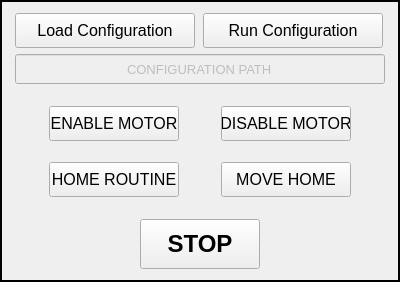
       <widget class="QFrame" name="frame_MaunalControl">
        <property name="sizePolicy">
         <sizepolicy hsizetype="Fixed" vsizetype="Fixed">
          <horstretch>0</horstretch>
          <verstretch>0</verstretch>
         </sizepolicy>
        </property>
        <property name="minimumSize">
         <size>
          <width>400</width>
          <height>280</height>
         </size>
        </property>
        <property name="maximumSize">
         <size>
          <width>400</width>
          <height>300</height>
         </size>
        </property>
        <property name="frameShape">
         <enum>QFrame::Box</enum>
        </property>
        <property name="frameShadow">
         <enum>QFrame::Plain</enum>
        </property>
        <property name="lineWidth">
         <number>2</number>
        </property>
        <layout class="QVBoxLayout" name="verticalLayout_5">
         <item>
          <layout class="QHBoxLayout" name="horizontalLayout_4">
           <item>
            <widget class="QPushButton" name="pushButton_LoadAutomatedProfile">
             <property name="sizePolicy">
              <sizepolicy hsizetype="Fixed" vsizetype="Fixed">
               <horstretch>0</horstretch>
               <verstretch>0</verstretch>
              </sizepolicy>
             </property>
             <property name="minimumSize">
              <size>
               <width>180</width>
               <height>35</height>
              </size>
             </property>
             <property name="maximumSize">
              <size>
               <width>16777215</width>
               <height>35</height>
              </size>
             </property>
             <property name="font">
              <font>
               <pointsize>12</pointsize>
              </font>
             </property>
             <property name="toolTip">
              <string extracomment="Run an explicit profile with no autonomous checks."/>
             </property>
             <property name="text">
              <string>Load Configuration</string>
             </property>
            </widget>
           </item>
           <item>
            <widget class="QPushButton" name="pushButton_RunAutomatedProfile">
             <property name="sizePolicy">
              <sizepolicy hsizetype="Fixed" vsizetype="Fixed">
               <horstretch>0</horstretch>
               <verstretch>0</verstretch>
              </sizepolicy>
             </property>
             <property name="minimumSize">
              <size>
               <width>180</width>
               <height>35</height>
              </size>
             </property>
             <property name="maximumSize">
              <size>
               <width>16777215</width>
               <height>35</height>
              </size>
             </property>
             <property name="font">
              <font>
               <pointsize>12</pointsize>
               <weight>50</weight>
               <bold>false</bold>
              </font>
             </property>
             <property name="toolTip">
              <string>&lt;html&gt;&lt;head/&gt;&lt;body&gt;&lt;p align=&quot;center&quot;&gt;&lt;span style=&quot; font-size:10pt;&quot;&gt;Execute a profile while performing appropriate setup checks autonomously.&lt;br/&gt;&lt;/span&gt;&lt;/p&gt;&lt;/body&gt;&lt;/html&gt;</string>
             </property>
             <property name="toolTipDuration">
              <number>-1</number>
             </property>
             <property name="whatsThis">
              <string>&lt;html&gt;&lt;head/&gt;&lt;body&gt;&lt;p&gt;What does this actually do?&lt;/p&gt;&lt;/body&gt;&lt;/html&gt;</string>
             </property>
             <property name="text">
              <string>Run Configuration</string>
             </property>
            </widget>
           </item>
          </layout>
         </item>
         <item>
          <layout class="QHBoxLayout" name="horizontalLayout_11">
           <item>
            <spacer name="horizontalSpacer_16">
             <property name="orientation">
              <enum>Qt::Horizontal</enum>
             </property>
             <property name="sizeHint" stdset="0">
              <size>
               <width>5</width>
               <height>20</height>
              </size>
             </property>
            </spacer>
           </item>
           <item>
            <widget class="QLineEdit" name="lineEdit_ConfigurationPath">
             <property name="enabled">
              <bool>false</bool>
             </property>
             <property name="sizePolicy">
              <sizepolicy hsizetype="Fixed" vsizetype="Fixed">
               <horstretch>0</horstretch>
               <verstretch>0</verstretch>
              </sizepolicy>
             </property>
             <property name="minimumSize">
              <size>
               <width>370</width>
               <height>30</height>
              </size>
             </property>
             <property name="maximumSize">
              <size>
               <width>370</width>
               <height>30</height>
              </size>
             </property>
             <property name="font">
              <font>
               <pointsize>10</pointsize>
              </font>
             </property>
             <property name="toolTip">
              <string extracomment="Number associated with the part and accompanying logging directory."/>
             </property>
             <property name="statusTip">
              <string extracomment="Number associated with the part and accompanying logging directory."/>
             </property>
             <property name="text">
              <string>CONFIGURATION PATH</string>
             </property>
             <property name="alignment">
              <set>Qt::AlignCenter</set>
             </property>
             <property name="readOnly">
              <bool>true</bool>
             </property>
            </widget>
           </item>
           <item>
            <spacer name="horizontalSpacer_15">
             <property name="orientation">
              <enum>Qt::Horizontal</enum>
             </property>
             <property name="sizeHint" stdset="0">
              <size>
               <width>5</width>
               <height>20</height>
              </size>
             </property>
            </spacer>
           </item>
          </layout>
         </item>
         <item>
          <spacer name="verticalSpacer_6">
           <property name="orientation">
            <enum>Qt::Vertical</enum>
           </property>
           <property name="sizeHint" stdset="0">
            <size>
             <width>20</width>
             <height>16</height>
            </size>
           </property>
          </spacer>
         </item>
         <item>
          <layout class="QHBoxLayout" name="horizontalLayout">
           <item>
            <widget class="QPushButton" name="pushButton_MotorEnable">
             <property name="sizePolicy">
              <sizepolicy hsizetype="Fixed" vsizetype="Fixed">
               <horstretch>0</horstretch>
               <verstretch>0</verstretch>
              </sizepolicy>
             </property>
             <property name="minimumSize">
              <size>
               <width>130</width>
               <height>35</height>
              </size>
             </property>
             <property name="maximumSize">
              <size>
               <width>130</width>
               <height>35</height>
              </size>
             </property>
             <property name="font">
              <font>
               <pointsize>12</pointsize>
              </font>
             </property>
             <property name="text">
              <string>ENABLE MOTOR</string>
             </property>
            </widget>
           </item>
           <item>
            <widget class="QPushButton" name="pushButton_MotorDisable">
             <property name="sizePolicy">
              <sizepolicy hsizetype="Fixed" vsizetype="Fixed">
               <horstretch>0</horstretch>
               <verstretch>0</verstretch>
              </sizepolicy>
             </property>
             <property name="minimumSize">
              <size>
               <width>130</width>
               <height>35</height>
              </size>
             </property>
             <property name="maximumSize">
              <size>
               <width>130</width>
               <height>35</height>
              </size>
             </property>
             <property name="font">
              <font>
               <pointsize>12</pointsize>
              </font>
             </property>
             <property name="text">
              <string>DISABLE MOTOR</string>
             </property>
            </widget>
           </item>
          </layout>
         </item>
         <item>
          <spacer name="verticalSpacer_4">
           <property name="orientation">
            <enum>Qt::Vertical</enum>
           </property>
           <property name="sizeHint" stdset="0">
            <size>
             <width>20</width>
             <height>15</height>
            </size>
           </property>
          </spacer>
         </item>
         <item>
          <layout class="QHBoxLayout" name="horizontalLayout_2">
           <item>
            <widget class="QPushButton" name="pushButton_HomeRoutine">
             <property name="sizePolicy">
              <sizepolicy hsizetype="Fixed" vsizetype="Fixed">
               <horstretch>0</horstretch>
               <verstretch>0</verstretch>
              </sizepolicy>
             </property>
             <property name="minimumSize">
              <size>
               <width>130</width>
               <height>35</height>
              </size>
             </property>
             <property name="maximumSize">
              <size>
               <width>130</width>
               <height>35</height>
              </size>
             </property>
             <property name="font">
              <font>
               <pointsize>12</pointsize>
              </font>
             </property>
             <property name="text">
              <string>HOME ROUTINE</string>
             </property>
            </widget>
           </item>
           <item>
            <widget class="QPushButton" name="pushButton_MoveHome">
             <property name="sizePolicy">
              <sizepolicy hsizetype="Fixed" vsizetype="Fixed">
               <horstretch>0</horstretch>
               <verstretch>0</verstretch>
              </sizepolicy>
             </property>
             <property name="minimumSize">
              <size>
               <width>130</width>
               <height>35</height>
              </size>
             </property>
             <property name="maximumSize">
              <size>
               <width>130</width>
               <height>35</height>
              </size>
             </property>
             <property name="font">
              <font>
               <pointsize>12</pointsize>
              </font>
             </property>
             <property name="text">
              <string>MOVE HOME</string>
             </property>
            </widget>
           </item>
          </layout>
         </item>
         <item>
          <spacer name="verticalSpacer_5">
           <property name="orientation">
            <enum>Qt::Vertical</enum>
           </property>
           <property name="sizeHint" stdset="0">
            <size>
             <width>20</width>
             <height>16</height>
            </size>
           </property>
          </spacer>
         </item>
         <item>
          <layout class="QHBoxLayout" name="horizontalLayout_9">
           <item>
            <spacer name="horizontalSpacer_6">
             <property name="orientation">
              <enum>Qt::Horizontal</enum>
             </property>
             <property name="sizeHint" stdset="0">
              <size>
               <width>90</width>
               <height>10</height>
              </size>
             </property>
            </spacer>
           </item>
           <item>
            <widget class="QPushButton" name="pushButton_Stop">
             <property name="minimumSize">
              <size>
               <width>120</width>
               <height>50</height>
              </size>
             </property>
             <property name="maximumSize">
              <size>
               <width>120</width>
               <height>50</height>
              </size>
             </property>
             <property name="font">
              <font>
               <pointsize>18</pointsize>
               <weight>75</weight>
               <bold>true</bold>
              </font>
             </property>
             <property name="text">
              <string>STOP</string>
             </property>
            </widget>
           </item>
           <item>
            <spacer name="horizontalSpacer_5">
             <property name="orientation">
              <enum>Qt::Horizontal</enum>
             </property>
             <property name="sizeHint" stdset="0">
              <size>
               <width>90</width>
               <height>10</height>
              </size>
             </property>
            </spacer>
           </item>
          </layout>
         </item>
        </layout>
       </widget>
